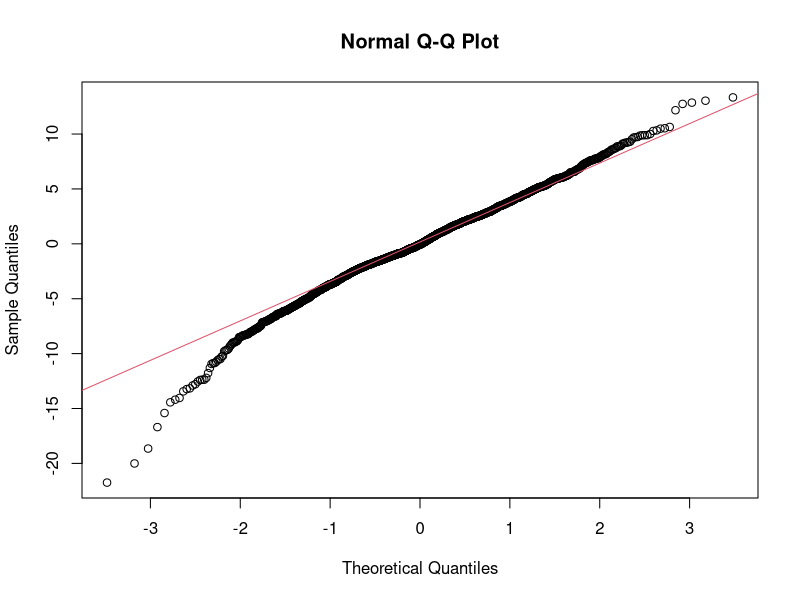
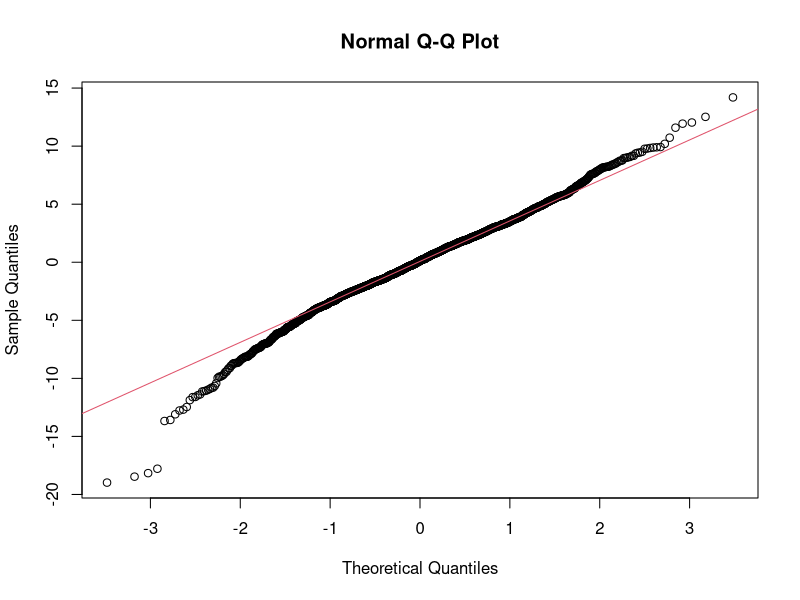
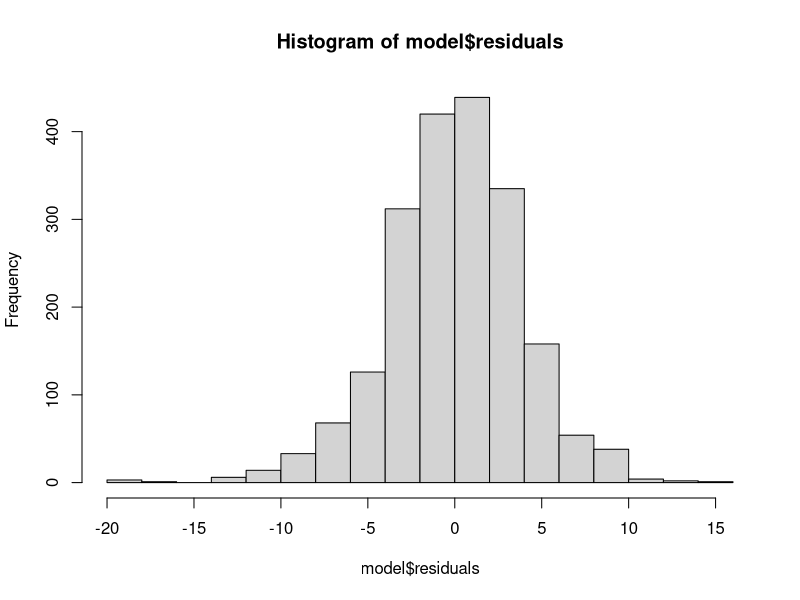
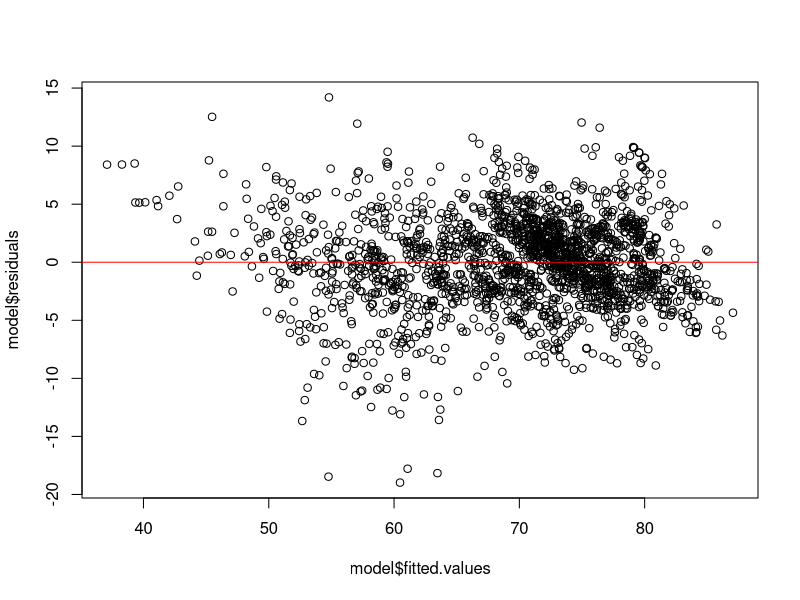
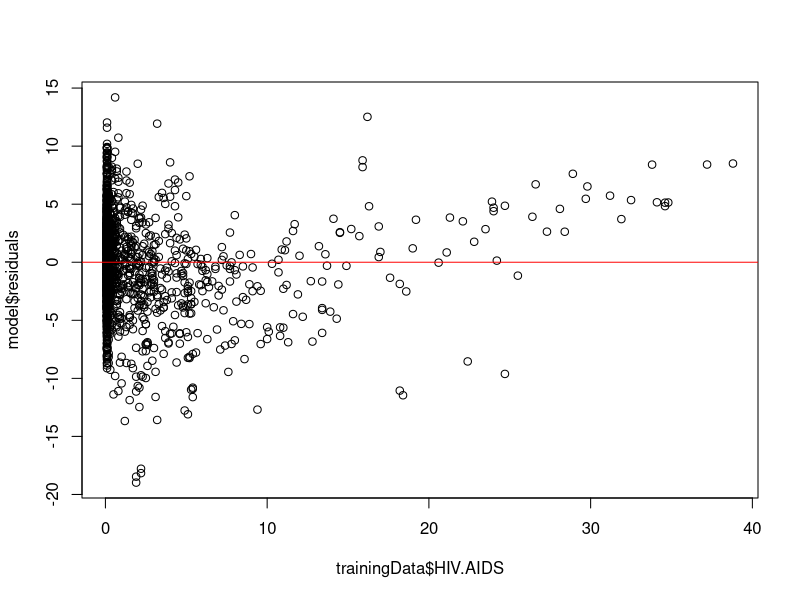
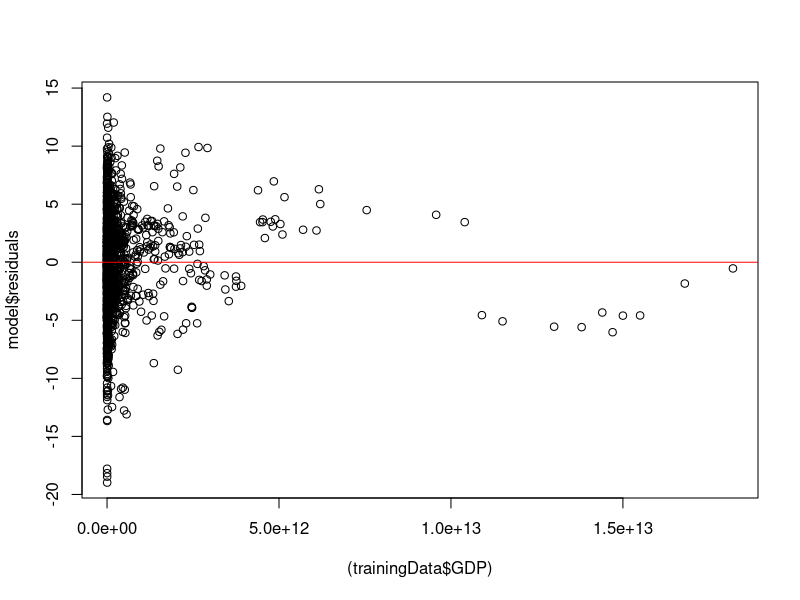
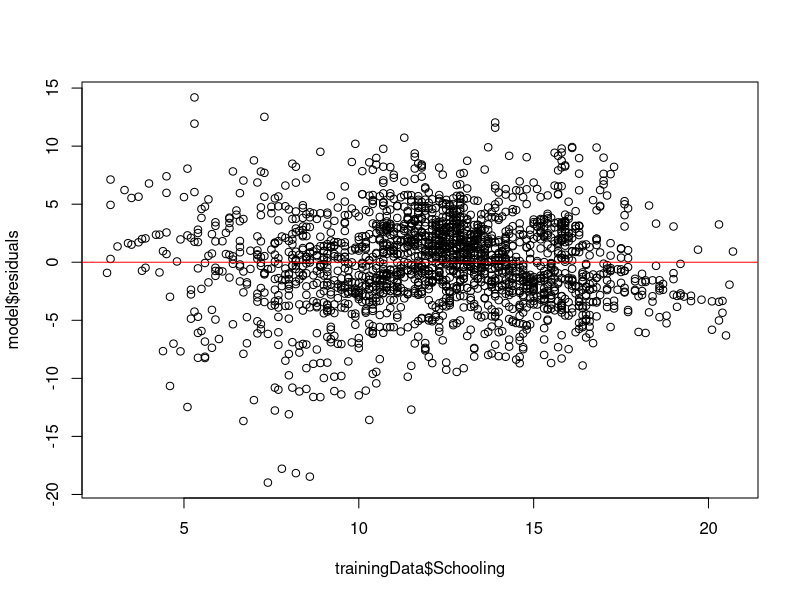
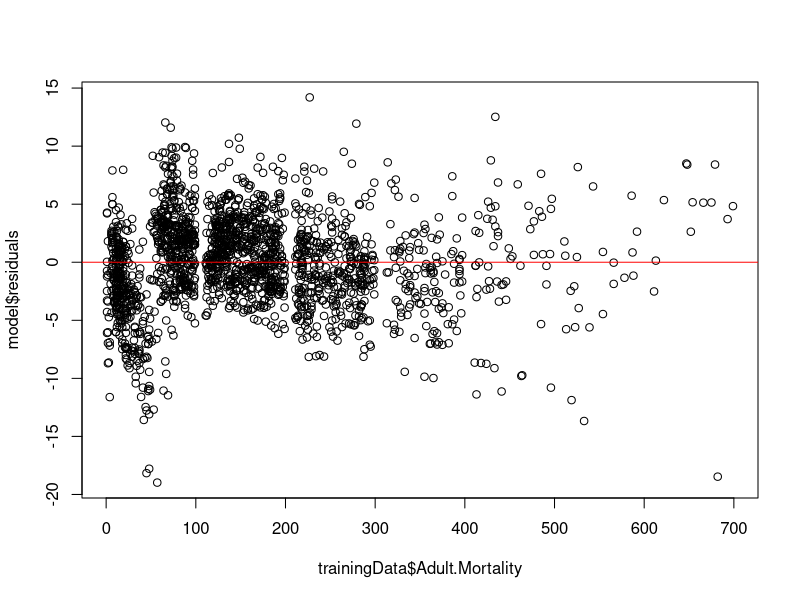

Reproduce these figures in R, in order. (Note: a time limit stopped this script after it produced the figures.)
setwd("C:\\Users\\punee\\OneDrive\\Desktop\\R final submission")


options(max.print=1000000)

lifeExp = read.csv("life expectancy clean.csv", header = TRUE)


lifeExp=lifeExp[-c(9,15)]
lifeExp=lifeExp[!grepl("Libya", lifeExp$Country),]
lifeExp=lifeExp[!grepl("Zimbabwe", lifeExp$Country),]



sum(is.na(lifeExp))


for(i in unique(lifeExp$BMI.Indexing)) {
  lifeExp[paste("BMI.Index",i,sep="_")] = ifelse(lifeExp$BMI.Indexing==i,1,0)
}

          
nrow(lifeExp)


####################################### Splitting the data ############################

lifeExp=lifeExp[lifeExp[,21]>0,]

dt = sort(sample(nrow(lifeExp),nrow(lifeExp)*.8))  #random data

trainingData = lifeExp[dt,]
testData = lifeExp[-dt,]


sum(is.na(trainingData))

cor(trainingData[-c(1,3,22)])  #correlation Matrix


################################ Rejected Model #################################################

myModel = lm((trainingData$Life.expectancy) ~ trainingData$Schooling + trainingData$HIV.AIDS + trainingData$Diphtheria + trainingData$Polio
             +trainingData$BMI + sqrt(trainingData$Adult.Mortality))
summary(myModel)
anova(myModel)
library(MASS)
library(car)
vif(myModel)
qqnorm(myModel$residuals)
qqline(myModel$residuals, col = 2)



################################ Best MOdel ######################################################


model=lm((Life.expectancy)~HIV.AIDS+Status+Polio+(GDP)+BMI.Index_Overweight+BMI.Index_Underweight+Schooling+Adult.Mortality, data =trainingData )


summary(model)
anova(model)

library(MASS)
library(car)
vif(model)



AIC(model)
BIC(model)




##################### Residual Plots ##########################################

qqnorm(model$residuals)
qqline(model$residuals, col = 2)


hist(model$residuals)

plot(model$fitted.values,model$residuals)
abline(h=0, col= 'red')

plot(trainingData$HIV.AIDS,model$residuals)
abline(h=0, col= 'red')

plot((trainingData$GDP),model$residuals)
abline(h=0, col= 'red')

plot(trainingData$Schooling,model$residuals)
abline(h=0, col= 'red')

plot(trainingData$Adult.Mortality,model$residuals)
abline(h=0, col= 'red')



par(mfrow = c(2,2))
plot(model)

library(car)
durbinWatsonTest(model)


########################## Errors #################################################


predictionSum=sum(predict(model, testData))
actualSum=sum(testData$Life.expectancy)

errorPer=abs(predictionSum-actualSum)*100/actualSum
print(errorPer)




###########################  Cross Validation ###########################################


model1=glm((Life.expectancy)~HIV.AIDS+Status+Polio
         +(GDP)+BMI.Index_Overweight+BMI.Index_Underweight+Schooling+Adult.Mortality, data =trainingData )
install.packages("boot")
library(boot)
set.seed(4)
crossv = cv.glm(trainingData, model1, K =5)
crossv$delta


########################## Advance Machine Learning ####################################

install.packages("caret")
library(caret)


validation_index <- createDataPartition(lifeExp$Life.expectancy, p=0.80, list=FALSE)
# select 20% of the data for validation
validation <- lifeExp[-validation_index,]
# use the remaining 80% of data to training and testing the models
lifeExp <- lifeExp[validation_index,]
#Overview of algos supported by caret
names(getModelInfo())



control <- trainControl(method="cv", number=10)
metric <- "RMSE"
# decision tree
set.seed(7)
fit.cart <- train(Life.expectancy~., data=lifeExp, method="rpart",metric=metric, trControl=control)
# Random Forest
set.seed(7)
fit.rf <- train(Life.expectancy~., data=lifeExp, method="rf",metric=metric, trControl=control)
yes# kNN
set.seed(7)
fit.knn <- train(Life.expectancy~., data=lifeExp, method="knn",metric=metric, trControl=control)
# SVM
set.seed(7)

fit.svm <- train(Life.expectancy~., data=lifeExp, method="svmRadial",metric=metric, trControl=control)
#neural net
set.seed(7)
fit.nn <- train(Life.expectancy~., data=lifeExp, method="nnet",metric=metric, trControl=control)
